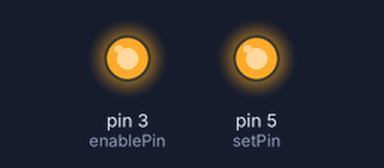
This sketch was run on a simulated Arduino Uno, built with avr-gcc and run on an emulated ATmega328P. Parts: output pins drawn as LEDs (lit = HIGH).

Above: at 2.5 s.
At 5.5 s:
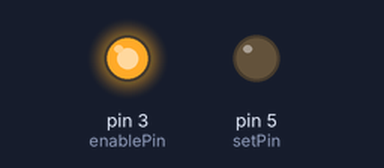
Timing chart, 0 to 6.9 s (numbered marks = the images above):
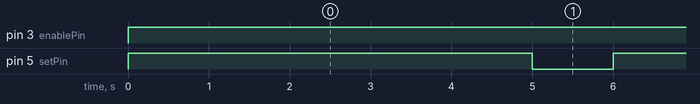

Measured:
- by itself, pin 3 (enablePin): LOW → HIGH at 0.00 s
- by itself, pin 5 (setPin): alternates HIGH for 5.0 s and LOW for 1.0 s

The sketch:

escon.ino
```cpp
// ESCONモータコントローラの制御ピンを定義
const int enablePin = 3;  // Arduino Digital 3 → ESCON Digital 1 (Enable)
const int setPin = 5;     // Arduino Digital 5 → ESCON Digital 3 (Set)

void setup() {
  // モータコントローラのピンを出力モードに設定
  pinMode(enablePin, OUTPUT);
  pinMode(setPin, OUTPUT);

  // ESCONを初期状態に設定
  digitalWrite(enablePin, LOW);  // Disable ESCON
  digitalWrite(setPin, LOW);     // Set value to 0
}

void loop() {
  // モータコントローラを有効化
  digitalWrite(enablePin, HIGH);

  // Set value to 1
  digitalWrite(setPin, HIGH);

  // 5秒間待つ
  delay(5000);

  // Set value to 0
  digitalWrite(setPin, LOW);

  // 1秒間待つ
  delay(1000);
}
```
